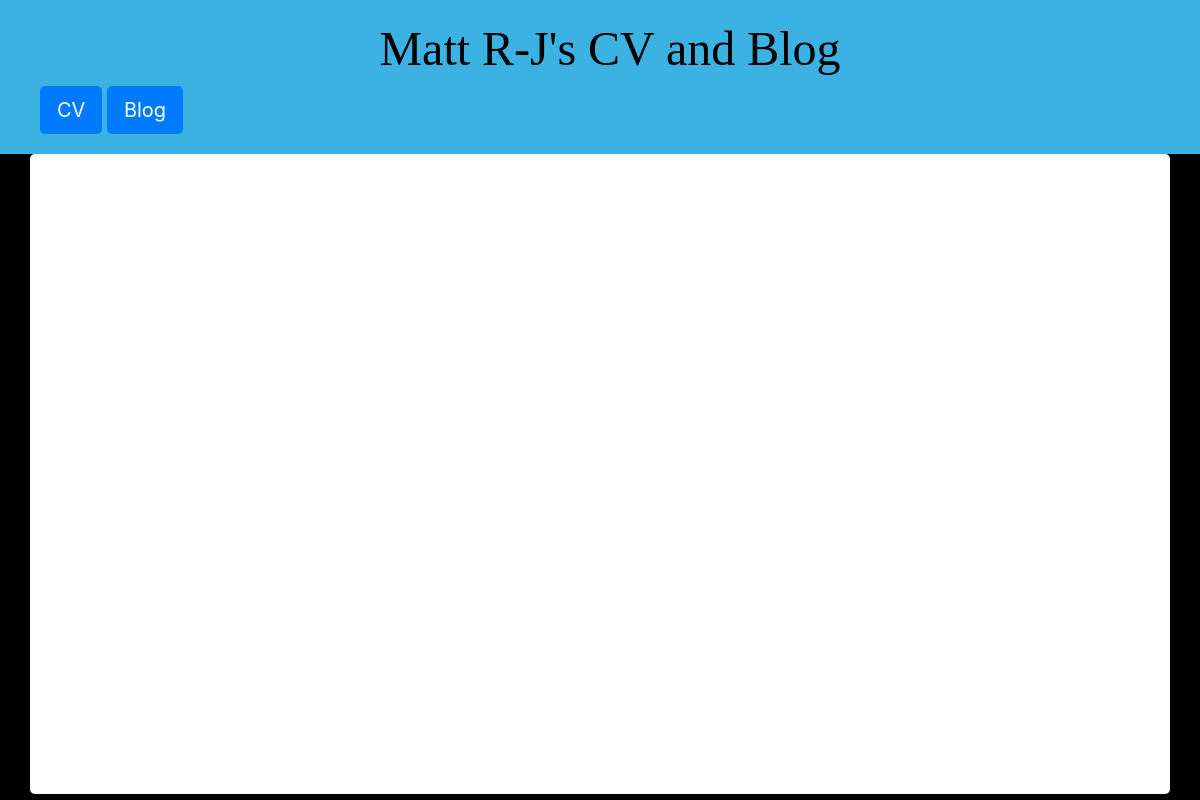
/blog, run on an earlier commit of the app's database.
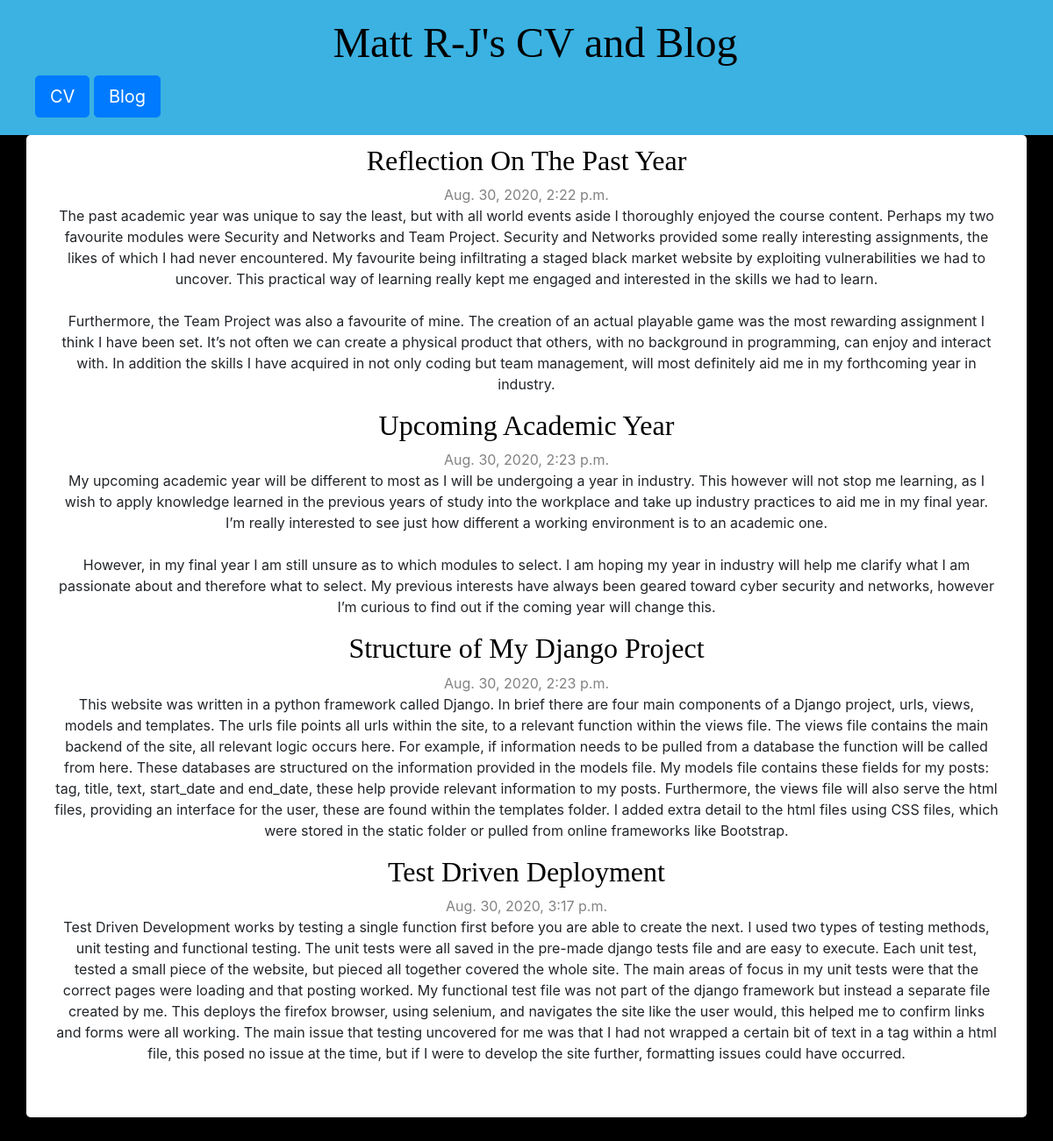
And on a later commit of the database.
### blog/models.py (models this page shows, shortened)
class Blog(models.Model):
    title = models.CharField(max_length=200)
    text = models.TextField()
    datetime = models.DateTimeField(blank=True, null=True)

### blog/views.py (the view)
# urls.py: path('blog', views.blog_list, name='blog_list'),
def blog_list(request):
    blogs = Blog.objects.filter(datetime__lte=timezone.now()).order_by('datetime')
    return render(request, 'blog/blog_list.html', {'blogs': blogs})

### blog/templates/blog/blog_list.html
{% extends 'blog/base.html' %}
{% block content %}
    {% for blog in blogs %}
        <div class="post">
            <h2><a href="{% url 'blog_detail' pk=blog.pk %}">{{ blog.title }}</a></h2>
            <div class="date">
                {{ blog.datetime }}
            </div>
            <p>{{ blog.text|linebreaksbr }}</p>
        </div>
    {% endfor %}
{% endblock %}

What changed in the data, as far as the page shows it:
added Blog: title "Reflection On The Past Year", datetime "Aug. 30, 2020, 2:22 p.m.", text "The past academic year was unique to say the least, but with all world events aside I thoroughly enjoyed the course content. Perhaps my two favourite modules were Security and Networks and Team Project. Security and Networks provided some really interesting assignments, the likes of which I had never encountered. My favourite being infiltrating a staged black market website by exploiting vulnerabilities we had to uncover. This practical way of learning really kept me engaged and interested in the skills we had to learn. Furthermore, the Team Project was also a favourite of mine. The creation of an actual playable game was the most rewarding assignment I think I have been set. It’s not often…"
added Blog: title "Upcoming Academic Year", datetime "Aug. 30, 2020, 2:23 p.m.", text "My upcoming academic year will be different to most as I will be undergoing a year in industry. This however will not stop me learning, as I wish to apply knowledge learned in the previous years of study into the workplace and take up industry practices to aid me in my final year. I’m really interested to see just how different a working environment is to an academic one. However, in my final year I am still unsure as to which modules to select. I am hoping my year in industry will help me clarify what I am passionate about and therefore what to select. My previous interests have always been geared toward cyber security and networks, however I’m curious to find out if the coming year will…"
added Blog: title "Structure of My Django Project", datetime "Aug. 30, 2020, 2:23 p.m.", text "This website was written in a python framework called Django. In brief there are four main components of a Django project, urls, views, models and templates. The urls file points all urls within the site, to a relevant function within the views file. The views file contains the main backend of the site, all relevant logic occurs here. For example, if information needs to be pulled from a database the function will be called from here. These databases are structured on the information provided in the models file. My models file contains these fields for my posts: tag, title, text, start_date and end_date, these help provide relevant information to my posts. Furthermore, the views file will…"
added Blog: title "Test Driven Deployment", datetime "Aug. 30, 2020, 3:17 p.m.", text "Test Driven Development works by testing a single function first before you are able to create the next. I used two types of testing methods, unit testing and functional testing. The unit tests were all saved in the pre-made django tests file and are easy to execute. Each unit test, tested a small piece of the website, but pieced all together covered the whole site. The main areas of focus in my unit tests were that the correct pages were loading and that posting worked. My functional test file was not part of the django framework but instead a separate file created by me. This deploys the firefox browser, using selenium, and navigates the site like the user would, this helped me to confirm…"
